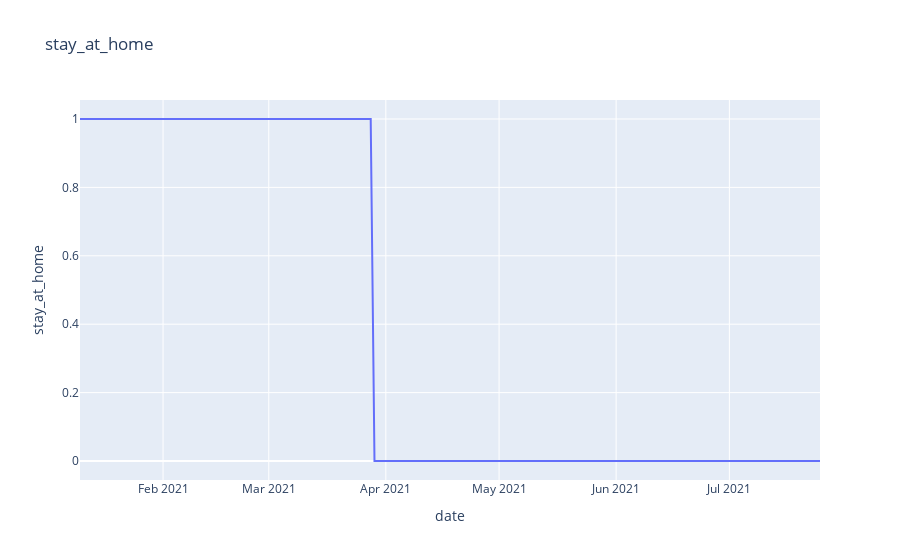

Here is the notebook cell this chart was saved with:
### Code cell
feature = 'stay_at_home'
fig = px.line(df, x="date", y=feature, title=f'{feature}')
fig.show()

### Figure 1 — Plotly figure (JSON) as saved in the notebook; plotly's stock layout.template omitted (floating-point values rounded to 4 significant figures; data arrays with more than 128 entries replaced by an {"elided": "..."} marker saying what was removed)
{"data": [{"hovertemplate": "date=%{x}<br>stay_at_home=%{y}<extra></extra>", "legendgroup": "", "line": {"color": "#636efa", "dash": "solid"}, "marker": {"symbol": "circle"}, "mode": "lines", "name": "", "orientation": "v", "showlegend": false, "type": "scatter", "x": {"elided": "197 str values"}, "xaxis": "x", "y": {"elided": "197 int values"}, "yaxis": "y"}], "layout": {"legend": {"tracegroupgap": 0}, "title": {"text": "stay_at_home"}, "xaxis": {"anchor": "y", "domain": [0, 1], "title": {"text": "date"}}, "yaxis": {"anchor": "x", "domain": [0, 1], "title": {"text": "stay_at_home"}}}}
